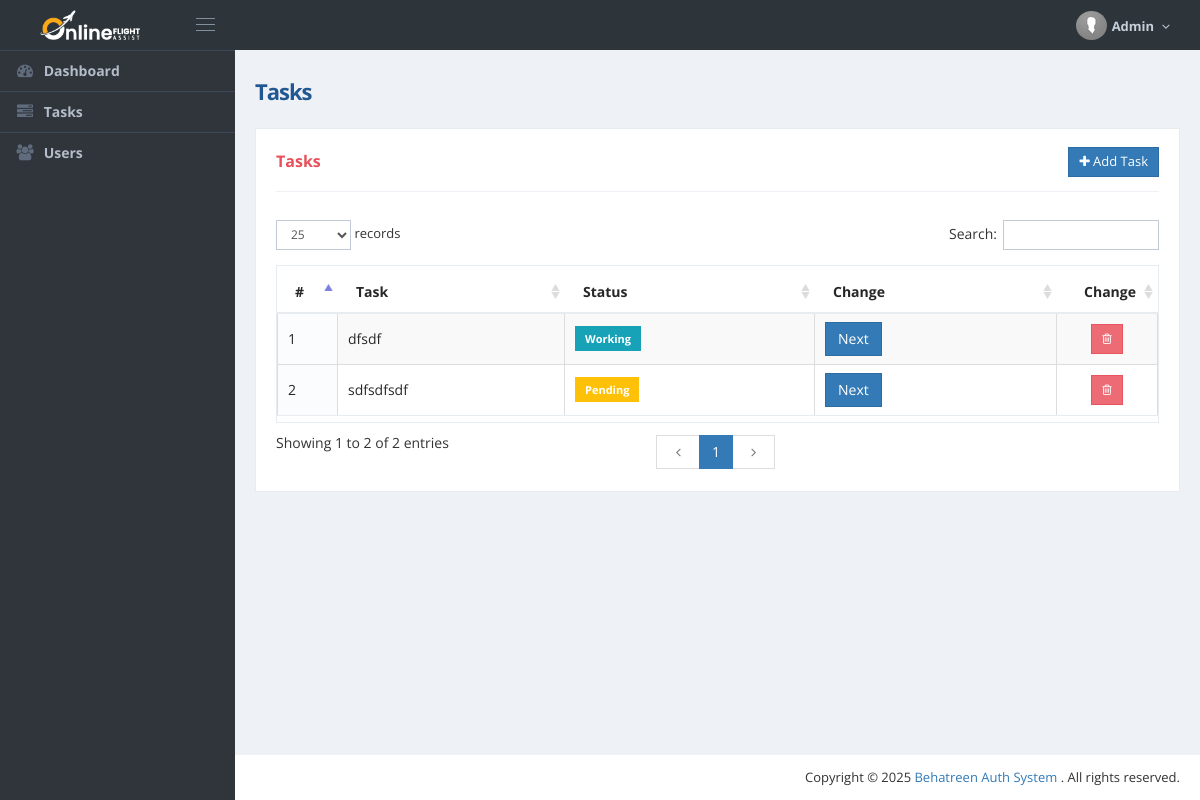
/tasks (signed in), run on an earlier commit of the app's database.
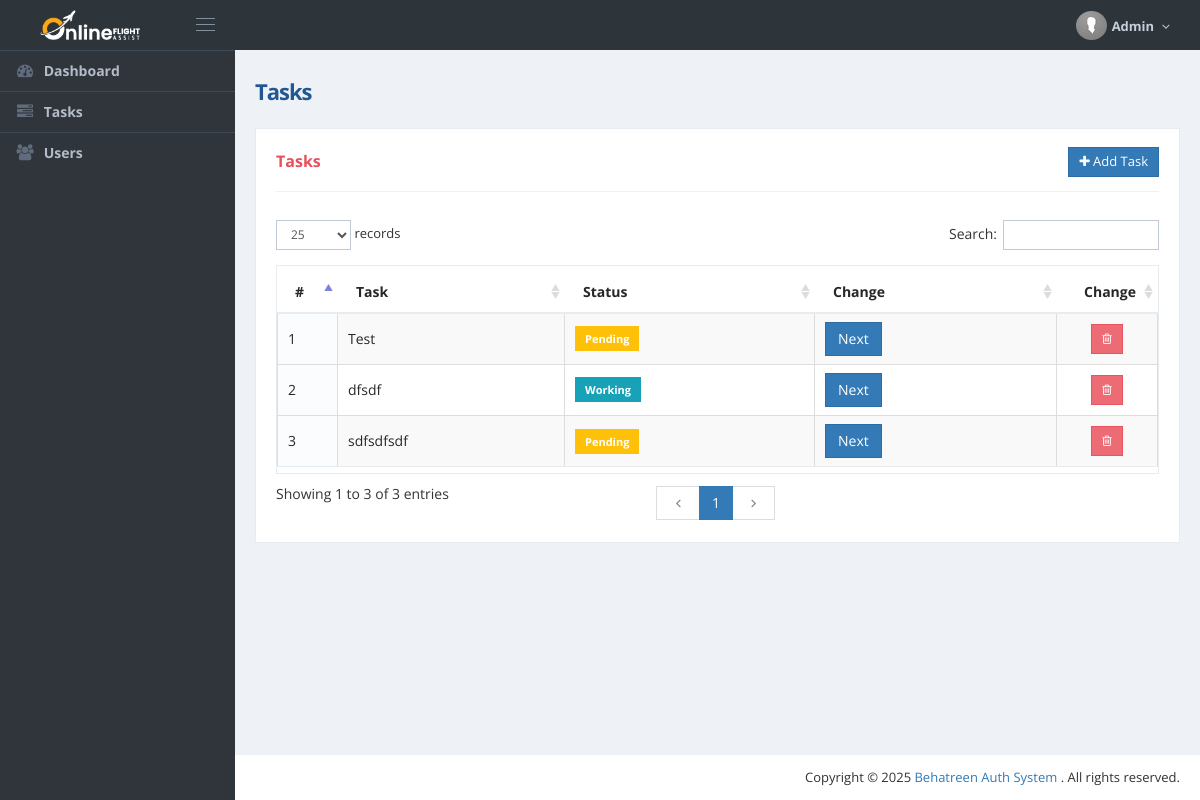
And on a later commit of the database.
### app/models.py (models this page shows)
class User(db.Model, UserMixin):
    id = db.Column(db.Integer, primary_key=True)
    name = db.Column(db.String(100), nullable=False)
    email = db.Column(db.String(100), unique=True, nullable=False)
    password = db.Column(db.String(200), nullable=False)
    is_admin = db.Column(db.SmallInteger, nullable=False, default=0)
    status = db.Column(db.SmallInteger, nullable=False, default=0)
    tasks = db.relationship('Task', backref='user', lazy=True)

class Task(db.Model):
    id = db.Column(db.Integer, primary_key = True)
    title = db.Column(db.String(100), nullable=False)
    status = db.Column(db.String(20), default= "Pending")
    user_id = db.Column(db.Integer, db.ForeignKey('user.id'), nullable=False)

### app/routes/tasks.py (the view)
@tasks_bp.route('/tasks')
@login_required
def view_tasks():
    tasks = Task.query.filter_by(user_id=current_user.id).order_by(desc('id')).all()
    return render_template('tasks.html',tasks=tasks)

### app/templates/tasks.html (shortened to what this page needs)
{% extends 'admin/admin_layout.html' %}
{% block content%}
 <div class="page-content-wrapper">
                <div class="page-content">
                    <h1 class="page-title bold">Tasks</h1>
						<div class="row">
							<div class="col-md-12">
                                <div class="portlet light bordered">
                                    <div class="portlet-title">
                                        <div class="caption">
                                            <span class="caption-subject font-red bold">Tasks</span>
                                        </div>
                                        <div class="actions">
                                            <div class="btn-group">
                                                <a class="btn btn-primary float-right" data-toggle="modal" role="button" data-target="#add_task"><i class="fa fa-plus"></i> Add Task</a>
                                            </div>
                                        </div>
                                    </div>
                                    <div class="portlet-body">
								<!-- <div class="show_panel">
								<div class="alert alert-success">
								<button type="button" class="close" data-dismiss="alert" aria-hidden="true">×</button>
								<font size="3"></font>
								</div>
                                </div> -->
                                        <table id="example" class="display cell-border" cellspacing="0" width="100%">
                                            <thead>
                                                <tr>
													<th width="30">#</th>
													<th>Task</th>
													<th>Status</th>
													<th>Change</th>
													<th width="70"><center>Change</center></th>
												</tr>
                                            </thead>
                                            <tbody>
												{% for task in tasks %}
                                                <tr class="odd gradeX">
													<td>{{loop.index}}</td>
													<td>{{task.title}}</td>
                                                    <td><span class="badge {{task.status|lower}}">{{task.status}}</span></td>
                                                    <td><form action="{{url_for('tasks.toggle_status', task_id=task.id)}}" method="post">
                                                        <button type="submit" class="btn btn-primary">Next</button>
                                                    </form></td>
													<td><center>
														<a class="btn btn-sm btn-danger" onclick="return confirm('Do you really want to delete this task !!')" href="{{url_for('tasks.delete_task',tid=task.id)}}"> <i class="fa fa-trash-o"></i> </a>
													</center></td>
                                                </tr>
                                                {% endfor %}
                                            </tbody>
                                        </table>
                                    </div>
                                </div>
                            </div>
						</div>
                </div>
            </div>
{% endblock %}

### app/templates/admin/admin_layout.html (shortened to what this page needs)
<!DOCTYPE html>
<html lang="en">
    <head><meta http-equiv="Content-Type" content="text/html; charset=utf-8">
        <link href="{{ url_for('static', filename='global/plugins/font-awesome/css/font-awesome.min.css') }}" rel="stylesheet" type="text/css" />
        <link href="{{ url_for('static', filename='global/plugins/bootstrap/css/bootstrap.min.css') }}" rel="stylesheet" type="text/css" />
        <link href="{{ url_for('static', filename='global/plugins/bootstrap-switch/css/bootstrap-switch.min.css') }}" rel="stylesheet" type="text/css" />
        <link href="{{ url_for('static', filename='css/toastr.min.css') }}" rel="stylesheet" type="text/css" />
        <link href="{{ url_for('static', filename='global/plugins/datatables/datatables.min.css') }}" rel="stylesheet" type="text/css" />
        <link href="{{ url_for('static', filename='global/plugins/datatables/plugins/bootstrap/datatables.bootstrap.css') }}" rel="stylesheet" type="text/css" />
        <link href="{{ url_for('static', filename='global/plugins/bootstrap-datepicker/css/bootstrap-datepicker3.min.css') }}" rel="stylesheet" type="text/css" />
        <link href="{{ url_for('static', filename='global/plugins/bootstrap-colorpicker/css/colorpicker.css') }}" rel="stylesheet" type="text/css" />
        <link href="{{ url_for('static', filename='global/plugins/jquery-minicolors/jquery.minicolors.css') }}" rel="stylesheet" type="text/css" />
        <link href="{{ url_for('static', filename='global/plugins/bootstrap-multiselect/css/bootstrap-multiselect.css') }}" rel="stylesheet" type="text/css" />
        <link href="{{ url_for('static', filename='global/css/components.min.css') }}" rel="stylesheet" id="style_components" type="text/css" />
        <link href="{{ url_for('static', filename='global/css/plugins.min.css') }}" rel="stylesheet" type="text/css" />
        <link href="{{ url_for('static', filename='layouts/layout/css/layout.min.css') }}" rel="stylesheet" type="text/css" />
        <link href="{{ url_for('static', filename='layouts/layout/css/themes/darkblue.min.css') }}" rel="stylesheet" type="text/css" id="style_color" />
        <link href="{{ url_for('static', filename='layouts/layout/css/custom.css') }}" rel="stylesheet" type="text/css" />
    </head>
    <body class="page-header-fixed page-sidebar-closed-hide-logo page-container-bg-solid page-content-white page-sidebar-fixed">
        <div class="page-wrapper">
            <div class="page-header navbar navbar-fixed-top">
                <div class="page-header-inner">
                    <div class="page-logo">
                        <a href="{{url_for('tasks.dashboard')}}">
                            <center> <img src="{{ url_for('static', filename='img/logo/logo.png') }}" width="100px" height="30px" style="margin-left:20px;" class="logo-default"/></center>
                        </a>
                        <div class="menu-toggler sidebar-toggler">
                            <span></span>
                        </div>
                    </div>
                    <div class="top-menu">
                        <ul class="nav navbar-nav pull-right">
                            <li class="dropdown dropdown-user">
                                <a href="javascript:;" class="dropdown-toggle" data-toggle="dropdown" data-hover="dropdown" data-close-others="true">
                                    <img alt="" class="img-circle" src="{{ url_for('static', filename='layouts/layout/img/avatar.png') }}" width="31px" />
                                    <span class="username username-hide-on-mobile"><b> {{ current_user.name }} </b></span>
                                    <i class="fa fa-angle-down"></i>
                                </a>
                            </li>
                        </ul>
                    </div>
                </div>
            </div>
            <div class="page-container">
            {% include 'admin/sidebar.html' %}
            {% block content %} {% endblock %}
            <div class="page-footer">
                <div class="page-footer-inner" style="float:right; margin-top:5px"> Copyright © {{ current_year }} <a target="_blank" href="#"> Behatreen Auth System </a>. All rights reserved. </div>
            </div>
            </div>
        </div>
    </body>
</html>

### app/templates/admin/sidebar.html (shortened to what this page needs)
<div class="page-sidebar-wrapper">
    <div class="page-sidebar navbar-collapse collapse">
        <ul class="page-sidebar-menu page-header-fixed " data-keep-expanded="false" data-auto-scroll="true" data-slide-speed="200">
            <li class="nav-item">
                <a href="{{url_for('tasks.dashboard')}}">
                    <i class="fa fa-dashboard"></i>
                    <span class="title bold">Dashboard</span>
                </a>
            </li>
            <li class="nav-item">
                <a href="{{ url_for('tasks.view_tasks') }}">
                    <i class="fa fa-tasks"></i>
                    <span class="title bold">Tasks</span>
                </a>
            </li>
            {% if current_user.is_admin == 1 %}
            <li class="nav-item">
                <a href="{{ url_for('users.users') }}">
                    <i class="fa fa-users"></i>
                    <span class="title bold">Users</span>
                </a>
            </li>
            {% endif %}
        </ul>
    </div>
</div>

### app/static/layouts/layout/css/custom.css (style rules this page uses)
.badge { padding: 7px 10px; border-radius: 4px; font-weight: bold; color: white; height: 25px; border-radius: 0 !important; }
.badge.pending { background-color: #ffc107; }
.badge.working { background-color: #17a2b8; }

What changed in the data, as far as the page shows it:
added Task: title "Test", status "Pending"
Also different on the page:
text written by a page script: "records Search: Showing 1 to 2 of 2 entries 1" → "records Search: Showing 1 to 3 of 3 entries 1"
